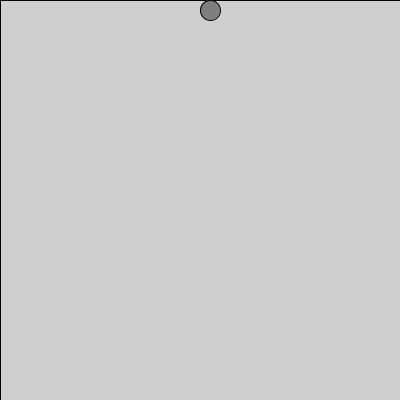
Frame 1 (no input)
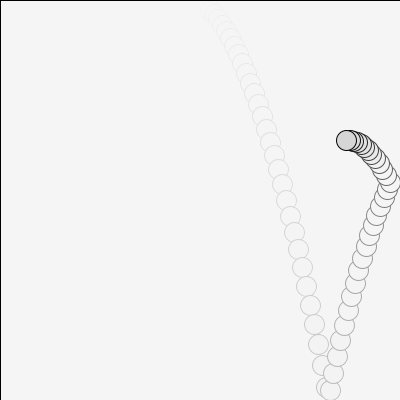
Frame 60 (the mouse pressed at the canvas centre just before this capture)
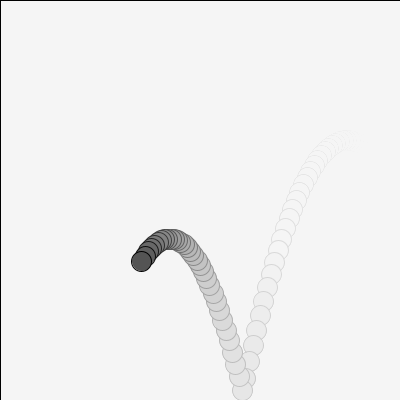
Frame 120 (the mouse held since frame 60 and released just before this capture)

The Processing sketch that drew these frames (run headless with seeded random() and noise(); from frame 60 on, the mouse is pressed at the canvas centre):

// Processing sketch: processing_71809
// ── processing_71809.pde

/*
/ Norm Krumpe
 / September 23, 2012
 / An object that bounces around the screen.  There are 
 / a couple reasons I made this.
 / 1. To play around with objects that bounce around the
 /    screen.
 / 2. To be extra careful about documenting my code and
 /    factoring my code into methods (functions) that
 /    make it easy to adjust.
 / 3. PLEASE play around with this.  
 */

// The location, size, and speed of the ball
float speedX, speedY;
float objectX, objectY, objectWidth, objectHeight;

// acceleration...modify this to affect
// how the ySpeed changes.  Closer to zero
// reduces the effects of gravity.  For example,
// 0.1 makes it seem more like how things might move
// on the moon.
float GRAVITY = 0.6;

// damping effect...modify this to affect
// the bounciness of the object.  Closer to zero
// loses bounciness.  Closer to 1 makes it more
// like a superball.
float DAMPING = 0.8;

// friction effect...modify this to affect
// the left-right motion when the object hits the floor.
// Closer to 1 makes the floor "slick", and closer to
// 0 makes the floor rougher, like sandpaper.
float FRICTION = .9;


//Creates a color variable that the circle will be. 
//The color will be based on the X position of the circle.
color objectFill;

// Set the screen size, the object's initial size,
// location, and speed.
void setup() {
  size(400, 400);

  objectX = width/2;
  objectY = 0;

  objectWidth = 20;
  objectHeight = objectWidth;

  speedX = 4;
  speedY = 4;
}

// The main driver for the motion
void draw() {

  // The second number in the fill affects
  // the transparency.  Adjust it to increase
  // or decrease the "tail" left behind the moving
  // object.
  fill(255, 12);
  rect(0, 0, width, height);
  
  
  drawObject();
  adjustForGravity();
  updateObjectLocation();
  checkForCollision();
}

// This draws the object that is bouncing.  Right
// now the object is a rectangle.  But it shouldn't
// be too hard to change this to some other object.
void drawObject() {
  updateColor();
  fill(color(objectFill)); 
  ellipseMode(CORNER);
  ellipse(objectX, objectY, objectWidth, objectHeight);
}

// Adjusts the location of the object based on its
// current location and its speed
void updateObjectLocation() {
  objectX = objectX + speedX;
  objectY = objectY + speedY;
}

// Adjusts the object's y speed based on its
// current speed and the force of gravity
void adjustForGravity() {
  speedY = speedY + GRAVITY;
}

// Make adjustments whenever the object hits
// the wall or a floor.  Any of these should
// reverse the direction of the object (hitting
// the two walls, for example, reverses speedX).
// Hitting the floor will call friction and 
// damping into play.  Should hitting a wall
// be affected by friction?  What about hitting
// the ceiling?
void checkForCollision() {

  // Check for right-wall collision
  // This (perhaps poorly) assumes that
  // the object's position (objectX, objectY)
  // is based on that position being in the
  // upper-left corner of that object.
  // If (objectX, objectY) were in the center
  // of the object, then this code would need
  // to be adjusted appropriately.
  if (objectX > width - objectWidth) {
    objectX = width - objectWidth;
    speedX = -1 * speedX;
  }
  // Check for left-wall collision
  else if (objectX < 0) {
    objectX = 0;
    speedX = -1 * speedX;
  }

  // Check for floor collision:
  if (objectY > height - objectHeight) {
    objectY = height - objectHeight;
    speedY = -1 * speedY;
    speedY = DAMPING * speedY;
    speedX = FRICTION * speedX;
  }
  //Checks for ceiling collision
  if (objectY < 0) {
      //objectY = height - objectHeight;
      speedY = -1 * speedY;
      speedY = DAMPING * speedY;
      speedX = FRICTION * speedX;
      }
}

void updateColor() {
    objectFill = color(objectX*255/400);
    }
